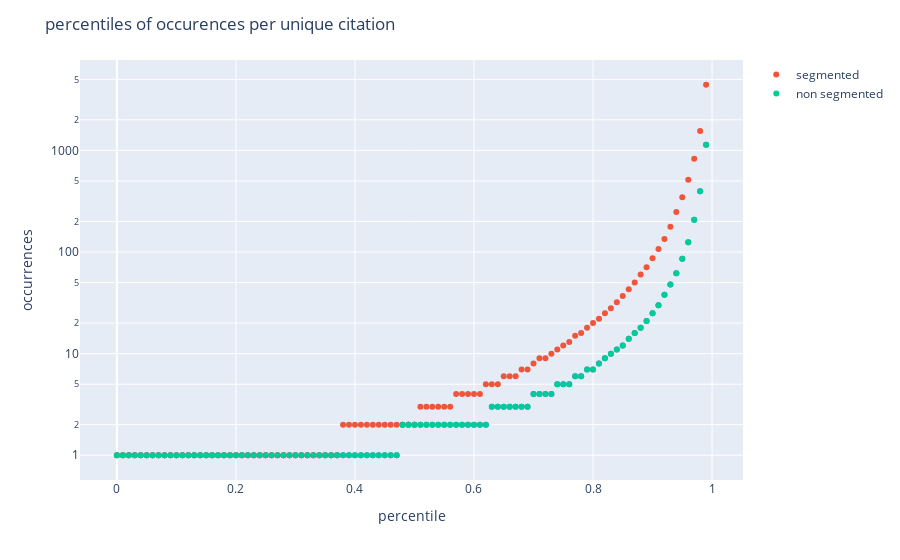

Notebook cell for this chart:
### Code cell
percentiles = [(i/100) for i in range(0, 100)]

fig = plot_percentiles(percentiles, counts["normalized"], segmented_counts["normalized"])
# segmented
# fig = plot_percentiles(percentiles, segmented_counts["normalized"])
fig.show()
# log wandb
wandb.log({"percentiles of occurences per citation": fig})

### Figure 1 — Plotly figure (JSON) as saved in the notebook; plotly's stock layout.template omitted (floating-point values rounded to 4 significant figures)
{"data": [{"hovertemplate": "percentile=%{x}<br>avg Number of citations=%{y}<extra></extra>", "legendgroup": "", "marker": {"color": "#636efa", "symbol": "circle"}, "mode": "markers", "name": "", "orientation": "v", "showlegend": false, "type": "scatter", "x": [0, 0.01, 0.02, 0.03, 0.04, 0.05, 0.06, 0.07, 0.08, 0.09, 0.1, 0.11, 0.12, 0.13, 0.14, 0.15, 0.16, 0.17, 0.18, 0.19, 0.2, 0.21, 0.22, 0.23, 0.24, 0.25, 0.26, 0.27, 0.28, 0.29, 0.3, 0.31, 0.32, 0.33, 0.34, 0.35, 0.36, 0.37, 0.38, 0.39, 0.4, 0.41, 0.42, 0.43, 0.44, 0.45, 0.46, 0.47, 0.48, 0.49, 0.5, 0.51, 0.52, 0.53, 0.54, 0.55, 0.56, 0.57, 0.58, 0.59, 0.6, 0.61, 0.62, 0.63, 0.64, 0.65, 0.66, 0.67, 0.68, 0.69, 0.7, 0.71, 0.72, 0.73, 0.74, 0.75, 0.76, 0.77, 0.78, 0.79, 0.8, 0.81, 0.82, 0.83, 0.84, 0.85, 0.86, 0.87, 0.88, 0.89, 0.9, 0.91, 0.92, 0.93, 0.94, 0.95, 0.96, 0.97, 0.98, 0.99], "xaxis": "x", "y": [1, 1, 1, 1, 1, 1, 1, 1, 1, 1, 1, 1, 1, 1, 1, 1, 1, 1, 1, 1, 1, 1, 1, 1, 1, 1, 1, 1, 1, 1, 1, 1, 1, 1, 1, 1, 1, 1, 1, 1, 1, 1, 1, 1, 1, 1, 1, 1, 2, 2, 2, 2, 2, 2, 2, 2, 2, 2, 2, 2, 2, 2, 2, 3, 3, 3, 3, 3, 3, 3, 4, 4, 4, 4, 5, 5, 5, 6, 6, 7, 7, 8, 9, 10, 11, 12, 14, 16, 18, 21, 25, 30, 38, 48, 62, 86, 125, 208, 397, 1139], "yaxis": "y"}, {"mode": "markers", "name": "segmented", "type": "scatter", "x": [0, 0.01, 0.02, 0.03, 0.04, 0.05, 0.06, 0.07, 0.08, 0.09, 0.1, 0.11, 0.12, 0.13, 0.14, 0.15, 0.16, 0.17, 0.18, 0.19, 0.2, 0.21, 0.22, 0.23, 0.24, 0.25, 0.26, 0.27, 0.28, 0.29, 0.3, 0.31, 0.32, 0.33, 0.34, 0.35, 0.36, 0.37, 0.38, 0.39, 0.4, 0.41, 0.42, 0.43, 0.44, 0.45, 0.46, 0.47, 0.48, 0.49, 0.5, 0.51, 0.52, 0.53, 0.54, 0.55, 0.56, 0.57, 0.58, 0.59, 0.6, 0.61, 0.62, 0.63, 0.64, 0.65, 0.66, 0.67, 0.68, 0.69, 0.7, 0.71, 0.72, 0.73, 0.74, 0.75, 0.76, 0.77, 0.78, 0.79, 0.8, 0.81, 0.82, 0.83, 0.84, 0.85, 0.86, 0.87, 0.88, 0.89, 0.9, 0.91, 0.92, 0.93, 0.94, 0.95, 0.96, 0.97, 0.98, 0.99], "y": [1, 1, 1, 1, 1, 1, 1, 1, 1, 1, 1, 1, 1, 1, 1, 1, 1, 1, 1, 1, 1, 1, 1, 1, 1, 1, 1, 1, 1, 1, 1, 1, 1, 1, 1, 1, 1, 1, 2, 2, 2, 2, 2, 2, 2, 2, 2, 2, 2, 2, 2, 3, 3, 3, 3, 3, 3, 4, 4, 4, 4, 4, 5, 5, 5, 6, 6, 6, 7, 7, 8, 9, 9, 10, 11, 12, 13, 15, 16, 18, 20, 22, 25, 28, 32, 37, 43, 50, 60, 71, 87, 107, 134, 177, 248, 346, 513.4, 828, 1554.0, 4429.0]}, {"mode": "markers", "name": "non segmented", "type": "scatter", "x": [0, 0.01, 0.02, 0.03, 0.04, 0.05, 0.06, 0.07, 0.08, 0.09, 0.1, 0.11, 0.12, 0.13, 0.14, 0.15, 0.16, 0.17, 0.18, 0.19, 0.2, 0.21, 0.22, 0.23, 0.24, 0.25, 0.26, 0.27, 0.28, 0.29, 0.3, 0.31, 0.32, 0.33, 0.34, 0.35, 0.36, 0.37, 0.38, 0.39, 0.4, 0.41, 0.42, 0.43, 0.44, 0.45, 0.46, 0.47, 0.48, 0.49, 0.5, 0.51, 0.52, 0.53, 0.54, 0.55, 0.56, 0.57, 0.58, 0.59, 0.6, 0.61, 0.62, 0.63, 0.64, 0.65, 0.66, 0.67, 0.68, 0.69, 0.7, 0.71, 0.72, 0.73, 0.74, 0.75, 0.76, 0.77, 0.78, 0.79, 0.8, 0.81, 0.82, 0.83, 0.84, 0.85, 0.86, 0.87, 0.88, 0.89, 0.9, 0.91, 0.92, 0.93, 0.94, 0.95, 0.96, 0.97, 0.98, 0.99], "y": [1, 1, 1, 1, 1, 1, 1, 1, 1, 1, 1, 1, 1, 1, 1, 1, 1, 1, 1, 1, 1, 1, 1, 1, 1, 1, 1, 1, 1, 1, 1, 1, 1, 1, 1, 1, 1, 1, 1, 1, 1, 1, 1, 1, 1, 1, 1, 1, 2, 2, 2, 2, 2, 2, 2, 2, 2, 2, 2, 2, 2, 2, 2, 3, 3, 3, 3, 3, 3, 3, 4, 4, 4, 4, 5, 5, 5, 6, 6, 7, 7, 8, 9, 10, 11, 12, 14, 16, 18, 21, 25, 30, 38, 48, 62, 86, 125, 208, 397, 1139]}], "layout": {"legend": {"tracegroupgap": 0}, "margin": {"t": 60}, "title": {"text": "percentiles of occurences per unique citation"}, "xaxis": {"anchor": "y", "domain": [0, 1], "title": {"text": "percentile"}}, "yaxis": {"anchor": "x", "domain": [0, 1], "title": {"text": "occurrences"}, "type": "log"}}}
